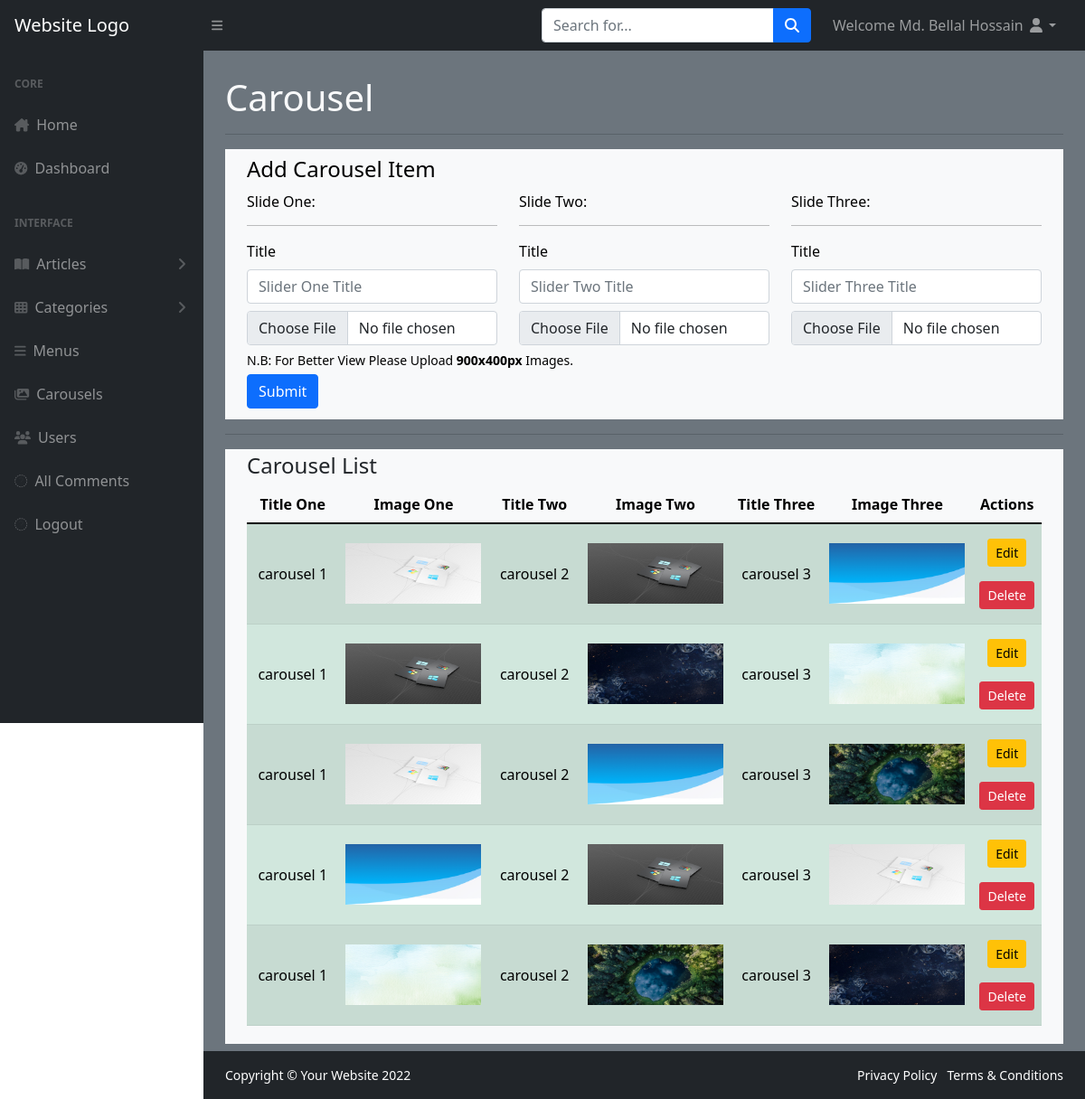
Page /carousel-list.php (signed in) on the committed database.
### tables this page shows
CREATE TABLE `carousel` (
  `id` int(11) NOT NULL,
  `title_1` varchar(255) NOT NULL,
  `image_1` varchar(255) NOT NULL,
  `title_2` varchar(255) NOT NULL,
  `image_2` varchar(255) NOT NULL,
  `title_3` varchar(255) NOT NULL,
  `image_3` varchar(255) NOT NULL,
  `create_at` timestamp NOT NULL DEFAULT current_timestamp()
);

### carousel-list.php (the view, shortened to what this page needs)
<?php
require "inc/connection.php";
?>
<?php require "inc/header.php"; ?>
</head>
<body class="sb-nav-fixed">
    <?php require "inc/topnav.php"; ?>
    <div id="layoutSidenav">
        <?php require "inc/leftnav.php"; ?>
        <div id="layoutSidenav_content">
            <main>
                <div class="container-fluid bg-secondary py-1">
                    <h1 class="mt-4 text-light">Carousel</h1>
                    <hr>
                    <div class="container-fluid py-2 bg-light" style="color: black;">
                        <h4>Add Carousel Item</h4>
                        <form action="insert.php" method="post" enctype="multipart/form-data">
                            <div class="row">
                                <div class="col-md-4 my-1">
                                    <div class="form-group">
                                    <h6> Slide One:</h6> <hr>
                                        <label for="image1">Title</label>
                                        <input type="text" class="form-control mt-2" name="title1" id="title1" placeholder="Slider One Title" required>
                                        <input class="form-control mt-2" type="file" name="image1" id="image1">
                                    </div>
                                </div>
                                <div class="col-md-4 my-1">
                                    <div class="form-group">
                                    <h6> Slide Two:</h6> <hr>
                                        <label for="image2">Title</label>
                                        <input type="text" class="form-control mt-2" name="title2" id="title2" placeholder="Slider Two Title" required>
                                        <input class="form-control mt-2" type="file" name="image2" id="image2">
                                    </div>
                                </div>
                                <div class="col-md-4 my-1">
                                    <div class="form-group">
                                        <h6> Slide Three:</h6> <hr>
                                        <label for="image3">Title</label>
                                        <input type="text" class="form-control mt-2" name="title3" id="title3" placeholder="Slider Three Title" required>
                                        <input class="form-control mt-2" type="file" name="image3" id="image3">
                                    </div>
                                </div>
                            </div>
                            <small>N.B: For Better View Please Upload <b>900x400px</b> Images.</small><br>
                            <button type="submit" class="btn btn-primary my-1">Submit</button>
                        </form>
                    </div>
                    <hr>
                    <div class="container-fluid bg-light py-1 my-1">
                        <h4>Carousel List</h4>
                        <table class="table table-striped table align-middle table-success table-hover">
                            <thead>
                                <tr style="text-align: center;" class="table-light">
                                    <th>Title One</th>
                                    <th>Image One</th>
                                    <th>Title Two</th>
                                    <th>Image Two</th>
                                    <th>Title Three</th>
                                    <th>Image Three</th>
                                    <th>Actions</th>
                                </tr>
                            </thead>
                            <tbody>
                                <?php
                                $query = "SELECT * FROM carousel ORDER BY `carousel`.`id` DESC";
                                $result = mysqli_query($conn, $query);
                                if (mysqli_num_rows($result) > 0) {
                                    while ($row = mysqli_fetch_assoc($result)) {
                                        echo '<tr style="text-align: center;">';
                                        echo '<td class="col-md-2">' . $row['title_1'] . '</td>';
                                        echo '<td><img src="assets/carousel/' . $row['image_1'] . '" width="150px"></td>';
                                        echo '<td class="col-md-2">' . $row['title_2'] . '</td>';
                                        echo '<td><img src="assets/carousel/' . $row['image_2'] . '" width="150px"></td>';
                                        echo '<td class="col-md-2">' . $row['title_3'] . '</td>';
                                        echo '<td><img src="assets/carousel/' . $row['image_3'] . '" width="150px"></td>';
                                        echo '<td class="col-md-1">
                                <a href="carousel-edit.php?id=' . $row['id'] . '" class="btn btn-warning btn-sm my-2">Edit</a>
                                <a href="carousel-delete.php?id=' . $row['id'] . '" class="btn btn-danger btn-sm my-2">Delete</a>
                              </td>';
                                        echo '</tr>';
                                    }
                                } else {
                                    echo '<tr style="text-align: center;"><td colspan="7">No data found</td></tr>';
                                }
                                ?>
                            </tbody>
                        </table>
                    </div>
                </div>
            </main>
            <?php require "inc/footer.php"; ?>
        </div>
    </div>
</body>
</html>

### rows in the picture
carousel: title_1 "carousel 1", image_1 (picture), title_2 "carousel 2", image_2 (picture), title_3 "carousel 3", image_3 (picture)
carousel: title_1 "carousel 1", image_1 (picture), title_2 "carousel 2", image_2 (picture), title_3 "carousel 3", image_3 (picture)
carousel: title_1 "carousel 1", image_1 (picture), title_2 "carousel 2", image_2 (picture), title_3 "carousel 3", image_3 (picture)
carousel: title_1 "carousel 1", image_1 (picture), title_2 "carousel 2", image_2 (picture), title_3 "carousel 3", image_3 (picture)
carousel: title_1 "carousel 1", image_1 (picture), title_2 "carousel 2", image_2 (picture), title_3 "carousel 3", image_3 (picture)

### other values in the picture
$_SESSION['username'] "Md. Bellal Hossain"
